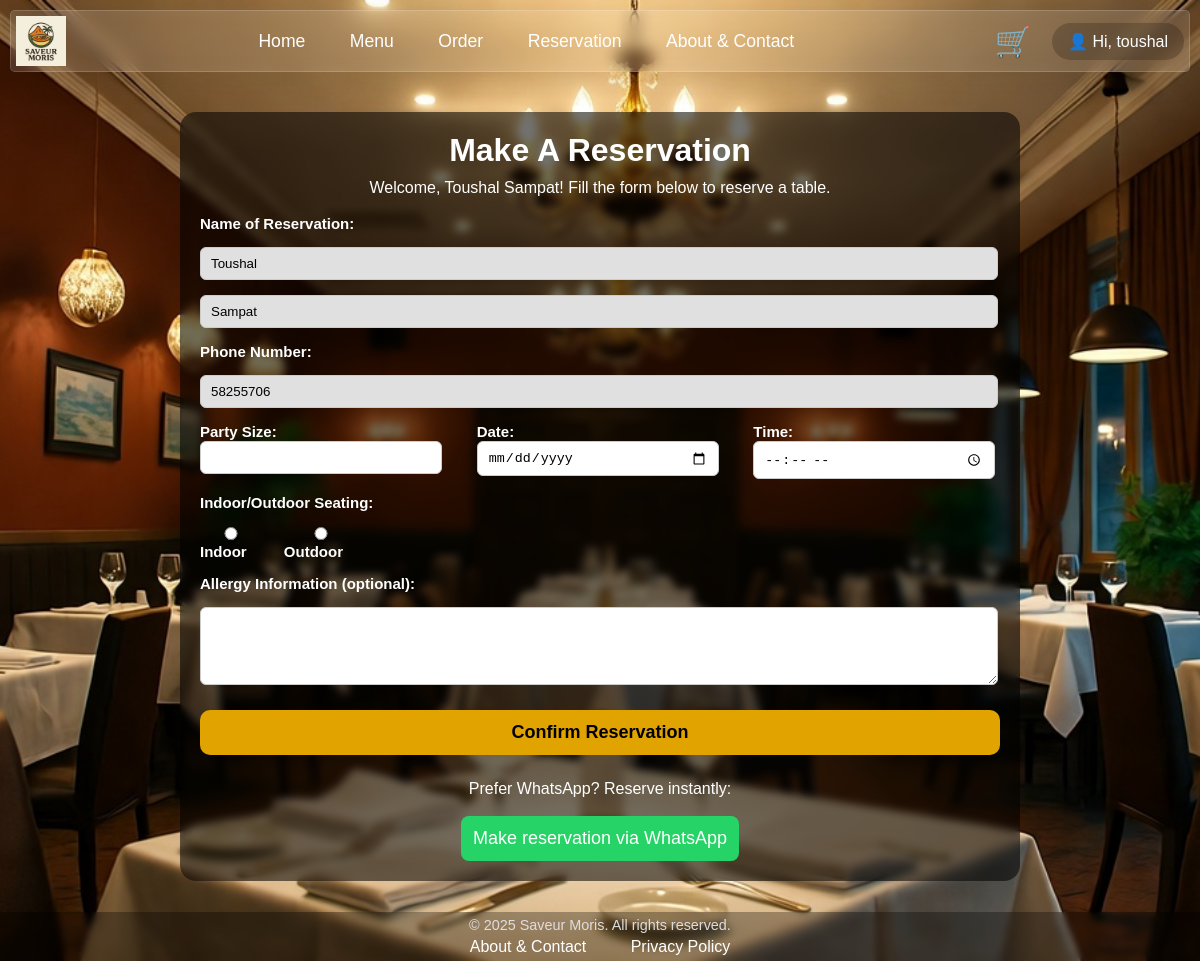
/reservation/ (signed in), run on the app's committed database.
### web_app/models.py (models this page shows, shortened)
class Users(AbstractUser):
    phone_no = models.CharField(max_length=20, blank=True, null=True)
    role = models.CharField(
        max_length=20,
        choices=[('admin', 'Admin'), ('customer', 'Customer')],
        default='customer'
    )

### web_app/views.py (the view, shortened to what this page needs)
# urls.py: path('reservation/', views.reservation_page, name='admin_reservation'),
def reservation(request):
    return render(request, "web_app/main_page/reservation.html")

### web_app/templates/web_app/main_page/reservation.html (shortened to what this page needs)
{% extends 'web_app/main_page/base.html' %}
{% block extra_css %}
{% load static %}
<link rel="stylesheet" href="{% static 'web_app/css/reservation.css' %}">
{% endblock %}
{% block content %}
<div class="reservation-container">
    {% if not request.user.is_authenticated %}
        <h1>Reserve a Table</h1>
        <p>You must be logged in to make an online reservation.</p>
        <div class="login-prompt">
            <a href="/login/" class="login-btn">Log In to Reserve</a>
        </div>
        <div class="whatsapp-container">
            <p>Or reserve quickly via WhatsApp!</p>
            <a class="whatsapp-btn"
                href="https://wa.me/23059220512?text=Hello%20I%20want%20to%20make%20a%20reservation"
                target="_blank">
                WhatsApp Reservation
            </a>
        </div>
        <p class="reservation-info">
            You can also call us or send a message to check table availability.
        </p>
    {% else %}
        <h1>Make A Reservation</h1>
        <p>Welcome, {{ request.user.first_name }} {{ request.user.last_name }}!
           Fill the form below to reserve a table.</p>
        <form action="{% url 'reservation' %}" method="post" class="reservation-form">
            <label>Name of Reservation:</label>
            <input type="text" value="{{ request.user.first_name }}" readonly>
            <input type="text" value="{{ request.user.last_name }}" readonly>
            <label>Phone Number:</label>
            <input type="text" value="{{ request.user.phone_no }}" readonly>
            <div class="r-flex-row">
                <div class="r-flex-item">
                    <label>Party Size:</label>
                    <input type="number" name="party_size" min="1" max="15" required>
                </div>
                <div class="r-flex-item">
                    <label>Date:</label>
                    <input type="date" name="reservation_date" required>
                </div>
                <div class="r-flex-item">
                    <label>Time:</label>
                    <input type="time" name="reservation_time" required>
                </div>
            </div>
            <label>Indoor/Outdoor Seating:</label>
            <div class="radio-group">
                <label><input type="radio" name="seating_choice" value="Indoor" required> Indoor</label>
                <label><input type="radio" name="seating_choice" value="Outdoor"> Outdoor</label>
            </div>
            <label>Allergy Information (optional):</label>
            <textarea name="allergy_info" rows="4"></textarea>
            <button type="submit" class="reservation-btn">Confirm Reservation</button>
        </form>
        <div class="whatsapp-container">
            <p>Prefer WhatsApp? Reserve instantly:</p>
            <a class="whatsapp-btn"
                href="https://wa.me/23059220512?text=Hello%20I%20want%20to%20make%20a%20reservation"
                target="_blank">
                Make reservation via WhatsApp
            </a>
        </div>
    {% endif %}
</div>
{% endblock %}

### web_app/templates/web_app/components/navbar.html (shortened to what this page needs)
{% load static %}
<link rel="stylesheet" href="{% static 'web_app/css/navbar.css' %}">
<header>
    <nav class="navbar">
        <div class="logo">
            <a href="/">Saveur Moris</a>
        </div>
        <div class="mainNav">
            <ul>
                <li><a href="/">Home</a></li>
                <li><a href="/menu/">Menu</a></li>
                <li><a href="/order/">Order</a></li>
                <li><a href="/reservation/">Reservation</a></li>
                <li><a href="/about-contact/">About & Contact</a></li>
            </ul>
        </div>
        <div class="login-container">
            <div class="cart-wrapper">
                <button id="cart-toggle" class="cart-nav-btn">🛒</button>
            </div>
            {% if user.is_authenticated %}
                <div class="user-dropdown">
                    <span class="username">👤 Hi, {{ user.username }}</span>
                </div>
            {% else %}
                <a href="/login/" class="login-link">Log In</a>
            {% endif %}
        </div>
    </nav>
</header>

### web_app/static/web_app/css/reservation.css (style rules this page uses)
body { overflow: hidden; }
.reservation-container { width: 80%; max-width: 800px; margin: 40px auto 80px auto; padding: 20px; background: rgba(0, 0, 0, 0.55); border-radius: 16px; color: white; backdrop-filter: blur(4px); }
.reservation-container h1 { text-align: center; font-size: 32px; margin-bottom: 10px; font-weight: 700; }
.reservation-container p { text-align: center; font-size: 16px; margin-bottom: 18px; }
.reservation-form { display: flex; flex-direction: column; gap: 15px; }
.r-flex-row { width: 97.5%; display: flex; gap: 50px; justify-content: space-between; }
.r-flex-item { width: 100%; }
.reservation-form label { font-size: 15px; font-weight: bold; }
.reservation-form input, .reservation-form textarea { width: 97%; padding: 8px 10px; border-radius: 6px; border: 1px solid #ccc; }
.reservation-form input[readonly] { background: #e0e0e0; cursor: not-allowed; }
.radio-group { display: flex; gap: 20px; align-items: center; }
.reservation-btn { margin-top: 10px; background: #e0a300; color: black; padding: 12px; border: none; border-radius: 10px; font-size: 18px; font-weight: bold; cursor: pointer; }
.whatsapp-container { text-align: center; margin-top: 25px; }
.whatsapp-btn { background: #25D366; color: white; padding: 12px; font-size: 18px; border-radius: 8px; text-decoration: none; display: inline-block; }

### web_app/static/web_app/css/navbar.css (style rules this page uses)
.navbar { display: flex; font-family: 'Gill Sans', 'Gill Sans MT', Calibri, 'Trebuchet MS', sans-serif; align-items: center; justify-content: space-between; background-color: rgba(255, 255, 255, 0.1); backdrop-filter: blur(8px); margin: 10px; border-radius: 5px; padding: 5px; position: sticky; top: 0; border: 1px solid rgba(255, 255, 255, 0.18); box-shadow: 0 8px 32px 0 rgba(0, 0, 0, 0.07), inset 0 0 20px rgba(255, 255, 255, 0.05); z-index: 1000; }
.logo a { color: white; font-size: 0; font-weight: 600; text-decoration: none; display: block; background-image: url("../images/logo.png"); background-size: contain; background-repeat: no-repeat; background-position: center; width: 50px; height: 50px; }
li { list-style: none; display: inline-block; }
.mainNav { flex-grow: 1; text-align: center; }
.mainNav a { color: white; font-size: 1.1em; text-decoration: none; padding: 0px 10px; margin: 0 10px; display: inline-block; transition: background-color 500ms, padding 500ms, border-radius 500ms; border-radius: 25px; }
.login-container { display: flex; align-items: center; gap: 12px; }
.user-dropdown { position: relative; display: inline-block; }
.username { color: white; background: rgba(0, 0, 0, 0.2); padding: 8px 15px; border-radius: 25px; cursor: pointer; border: 1px solid transparent; transition: background-color 0.3s, box-shadow 0.3s, transform 0.3s; font-weight: 500; display: inline-flex; align-items: center; gap: 6px; user-select: none; }
.cart-wrapper { position: relative; display: inline-block; }
.cart-nav-btn { font-size: 30px; color: white; background: transparent; border: none; cursor: pointer; padding: 2px 8px; transition: transform .2s ease; }

### web_app/templates/web_app/main_page/base.html (style rules this page uses)
* { text-decoration: none; margin: 0px; padding: 0px; }
body { min-height: 100vh; margin: 0; overflow: auto; font-family: Verdana, Geneva, Tahoma, sans-serif; color: white; }

### data on the page
Users: username "toushal", user.first_name "Toushal", user.last_name "Sampat", user.phone_no "58255706"
